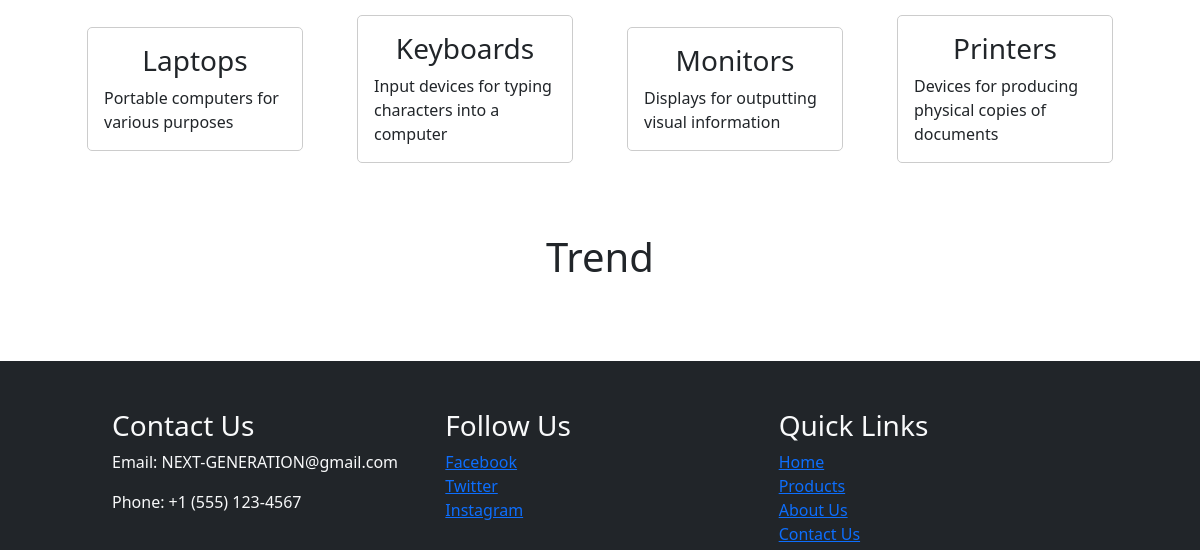
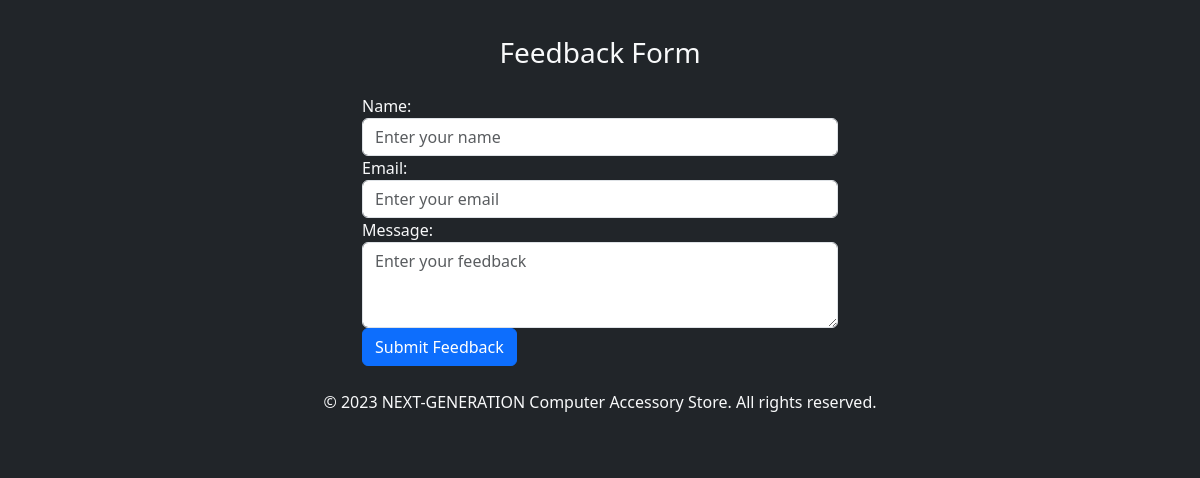
Page /home (lower part) on the earlier database version (2 pictures, top to bottom).
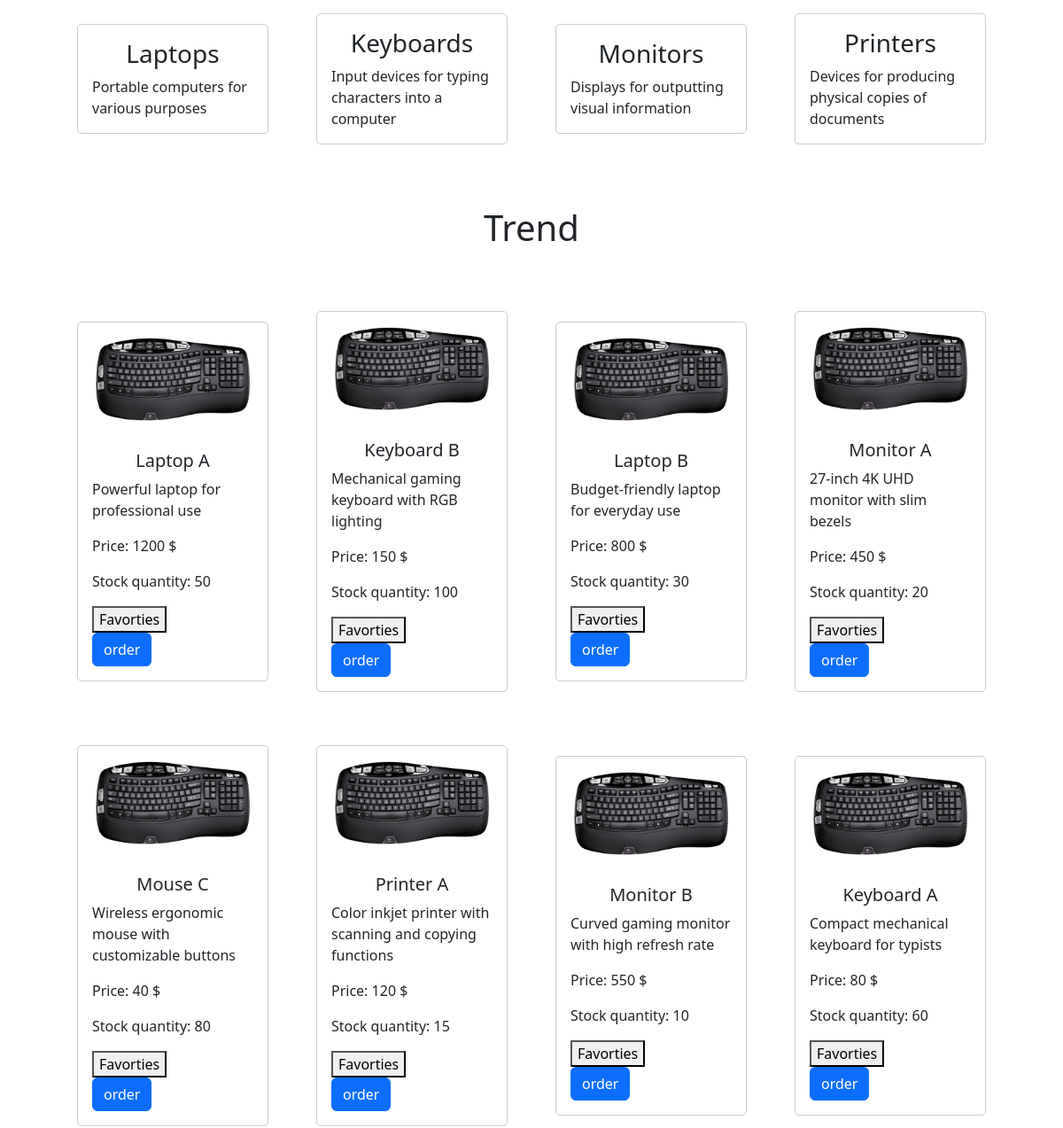
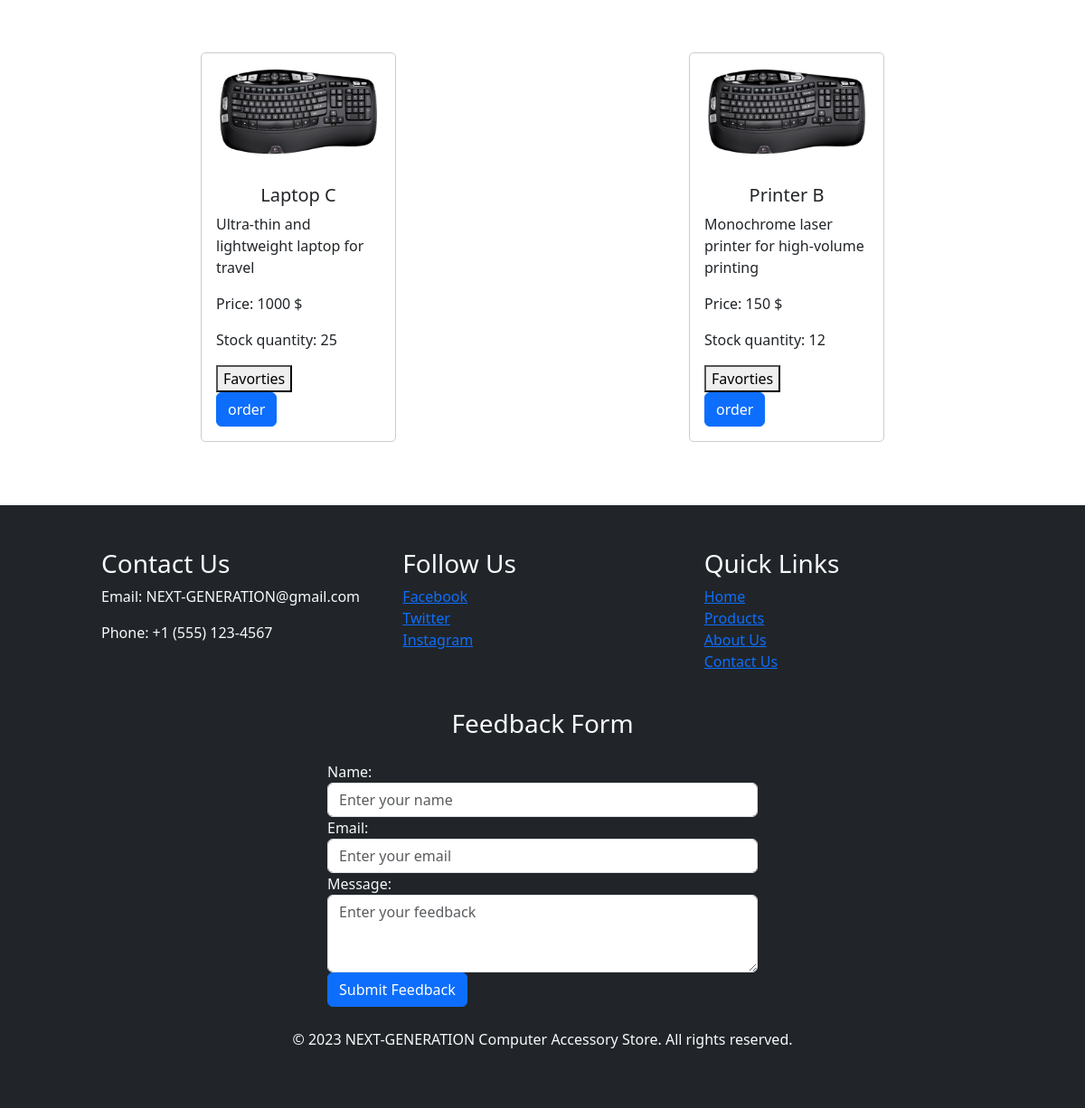
Same page on the later database version (2 pictures, top to bottom).
### tables this page shows
CREATE TABLE Types (
    type_id INTEGER PRIMARY KEY AUTOINCREMENT,
    type_name TEXT NOT NULL,
    description TEXT
);

CREATE TABLE Products (
    product_id INTEGER PRIMARY KEY AUTOINCREMENT,
    type_id INTEGER,
    product_name TEXT NOT NULL,
    description TEXT,
    price DECIMAL NOT NULL,
    stock_quantity INTEGER NOT NULL, created_at TIMESTAMP DEFAULT CURRENT_TIMESTAMP,
    FOREIGN KEY (type_id) REFERENCES Types(type_id)
);

### app.py (the view)
@app.route("/")
@app.route("/home")
def home():
    products = db.execute("SELECT * FROM Products ORDER BY created_at DESC ")
    return render_template("index.html", types =Types, products= products)

### templates/index.html (shortened to what this page needs)
{% extends "layout.html" %}
{% block main %}
<section id="Bytype" >
  <div class="container-flexs">
    {% for type in types %}
  <div class="card item-flexs">
    <div class="card-body">
      <h3 class="card-title">{{ type["type_name"] }}</h3>
      <p class="card-text">{{ type["description"] }}</p>
    </div>
  </div>
  {% endfor %}
</div>
</section>
<section id="trend" >
  <h1 style="text-align: center;">Trend</h1>
  <div class="container-flexs">
    {% for product in products %}
  <div class="card item-flexs" >
    <img src="{{ url_for('static', filename='img/keyboard-product.png') }}" class="card-img-top" alt="...">
    <div class="card-body">
      <h5 class="card-title">{{ product["product_name"]}}</h5>
      <p class="card-text">{{product["description"]}}</p>
      <p class="card-text">Price: {{product["price"]}} $</p>
      <p class="card-text">Stock quantity: {{product["stock_quantity"]}}</p>
      <form action="/fav">
        <button type="submit">Favorties</button>
      </form>
      <button class="btn btn-primary float-right">order</button>
    </div>
  </div>
  {% endfor %}
  </div>
</section>
{% endblock %}

### templates/layout.html (shortened to what this page needs)
<!DOCTYPE html>
<html lang="en">
<head>
    <link href="https://cdn.jsdelivr.net/npm/bootstrap@5.3.2/dist/css/bootstrap.min.css" rel="stylesheet">
    <link rel="stylesheet" href="{{ url_for('static', filename='style.css') }}">
</head>
<body>
  <main>
    {% block main %}
    {% endblock %}
  </main>
  <footer class="bg-dark text-light py-5">
    <div class="container">
        <div class="row">
            <div class="col-md-4">
                <h3>Contact Us</h3>
                <p>Email: NEXT-GENERATION@gmail.com</p>
                <p>Phone: +1 (555) 123-4567</p>
            </div>
            <div class="col-md-4">
                <h3>Follow Us</h3>
                <ul class="list-unstyled">
                    <li><a href="#" target="_blank">Facebook</a></li>
                    <li><a href="#" target="_blank">Twitter</a></li>
                    <li><a href="#" target="_blank">Instagram</a></li>
                </ul>
            </div>
            <div class="col-md-4">
                <h3>Quick Links</h3>
                <ul class="list-unstyled">
                    <li><a href="{{ url_for('home') }}">Home</a></li>
                    <li><a href="#">Products</a></li>
                    <li><a href="{{ url_for('about')}}">About Us</a></li>
                    <li><a href="{{ url_for('contact')}}">Contact Us</a></li>
                </ul>
            </div>
        </div>
    </div>
    <div class="container mt-4">
        <div class="row">
            <div class="col-md-6 offset-md-3">
                <h3 class="text-center mb-4">Feedback Form</h3>
                <form>
                    <div class="form-group">
                        <label for="feedbackName">Name:</label>
                        <input type="text" class="form-control" id="feedbackName" placeholder="Enter your name">
                    </div>
                    <div class="form-group">
                        <label for="feedbackEmail">Email:</label>
                        <input type="email" class="form-control" id="feedbackEmail" placeholder="Enter your email">
                    </div>
                    <div class="form-group">
                        <label for="feedbackMessage">Message:</label>
                        <textarea class="form-control" id="feedbackMessage" rows="3" placeholder="Enter your feedback"></textarea>
                    </div>
                    <button type="submit" class="btn btn-primary">Submit Feedback</button>
                </form>
            </div>
        </div>
    </div>
    <div class="text-center mt-4">
        <p>&copy; 2023 NEXT-GENERATION Computer Accessory Store. All rights reserved.</p>
    </div>
</footer>
</body>
</html>

### static/style.css (style rules this page uses)
.container-flexs { display: flex; flex-direction: row; flex-wrap: wrap; justify-content: space-around; align-items: center; padding: 20px ; margin: 20px 40px; }
.item-flexs { margin: 30px 10px; border: 1px solid #ccc; border-radius: 5px; width: 20%; }
.card-title { text-align: center; }
footer { padding: 100px; }
#trend,footer { z-index: 2; }

Differences in the rows shown:
added Products: product_name "Laptop A", description "Powerful laptop for professional use", price "1200", stock_quantity "50"
added Products: product_name "Keyboard B", description "Mechanical gaming keyboard with RGB lighting", price "150", stock_quantity "100"
added Products: product_name "Laptop B", description "Budget-friendly laptop for everyday use", price "800", stock_quantity "30"
added Products: product_name "Monitor A", description "27-inch 4K UHD monitor with slim bezels", price "450", stock_quantity "20"
added Products: product_name "Mouse C", description "Wireless ergonomic mouse with customizable buttons", price "40", stock_quantity "80"
added Products: product_name "Printer A", description "Color inkjet printer with scanning and copying functions", price "120", stock_quantity "15"
added Products: product_name "Monitor B", description "Curved gaming monitor with high refresh rate", price "550", stock_quantity "10"
added Products: product_name "Keyboard A", description "Compact mechanical keyboard for typists", price "80", stock_quantity "60"
added Products: product_name "Laptop C", description "Ultra-thin and lightweight laptop for travel", price "1000", stock_quantity "25"
added Products: product_name "Printer B", description "Monochrome laser printer for high-volume printing", price "150", stock_quantity "12"
